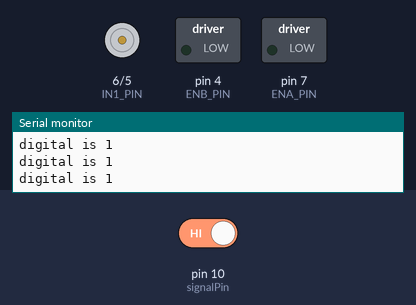
Bench run of a sketch on a simulated Arduino Uno, built with avr-gcc and run on an emulated ATmega328P. Shown: motor-driver pin pairs drawn as motors (green arrow = first pin HIGH = forward, orange = second pin HIGH = backward, longer = more drive), switched loads named in the sketch (green lamp = pin HIGH), the last lines printed to the serial monitor. The test bench sets the inputs (shaded band); at power-on: pin 10 (signalPin) HIGH.

Above: at 1.9 s.
2.0 s: pin 10 (signalPin) driven LOW
At 2.6 s:
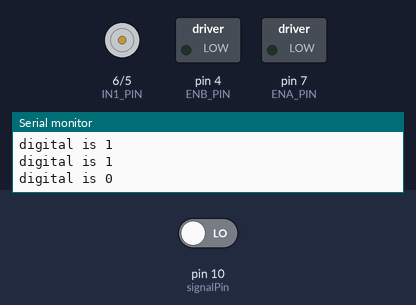
5.2 s: pin 10 (signalPin) driven HIGH
Timing chart, 0 to 14.4 s (numbered marks = the images above; inputs shaded):
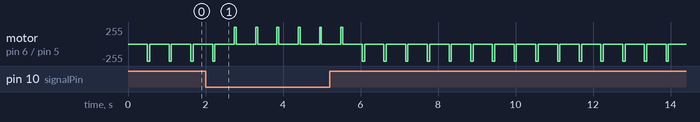

Measured:
- by itself, motor on pin 6 (IN1_PIN) / pin 5 (IN2_PIN): repeats every 0.56 s: stopped 0.50 s, backward 255/255 0.06 s

The sketch:

sketch_mar12a.ino
```cpp
#include<Servo.h>
#include <SoftwareSerial.h>


// constants won't change
const int ENA_PIN = 7; // the Arduino pin connected to the EN1 pin L298N
const int IN1_PIN = 6; // the Arduino pin connected to the IN1 pin L298N
const int IN2_PIN = 5; // the Arduino pin connected to the IN2 pin L298N
const int ENB_PIN = 4;
int level = 700;
//SoftwareSerial BTSerial(0, 1);

//IR Sensor
const int signalPin = 10;
int signal;

//// Trigger Pin of Ultrasonic Sensor


// the setup function runs once when you press reset or power the board
void setup() {
  // initialize digital pins as outputs.
  pinMode(ENA_PIN, OUTPUT);
  pinMode(IN1_PIN, OUTPUT);
  pinMode(IN2_PIN, OUTPUT);
  pinMode(ENB_PIN, OUTPUT);

  Serial.begin(9600);
  pinMode(signalPin, INPUT);

  Serial.begin(9600);
  //BTSerial.begin(9600);

}

// the loop function runs over and over again forever
void loop() {
    /*if (BTSerial.available()) {
     char c = BTSerial.read();
     Serial.write(c);
     }
   if (Serial.available()) {
     char c = Serial.read();
     BTSerial.write(c);
   }
   */
  // digitalWrite(IN1_PIN, HIGH); // control motor A spins clockwise
  // digitalWrite(IN2_PIN, HIGH);  // control motor A spins clockwise

  // for (int speed = 0; speed <= 255; speed++) {
  //   analogWrite(ENA_PIN, speed); // control the speed
  //   analogWrite(ENB_PIN, speed);
  //   delay(10);
  // }

  // delay(500); // rotate at maximum speed 1 seconds in in clockwise direction

  // change direction
//   digitalWrite(IN1_PIN, LOW);   // control motor A spins anti-clockwise
//   digitalWrite(IN2_PIN, LOW);  // control motor A spins anti-clockwise

//   delay(1000); // rotate at maximum speed 1 seconds in in anti-clockwise direction

//   for (int speed = 255; speed >= 0; speed--) {
//     analogWrite(ENA_PIN, speed); // control the speed
//     delay(10);
//   }

  // delay(1000); // stop motor 1 second

  signal = digitalRead(signalPin);

  Serial.print("digital is ");
  Serial.println(signal);
  digitalWrite(IN1_PIN, LOW); // control motor A spins clockwise
  digitalWrite(IN2_PIN, LOW);
  delay(500);

  if (signal == 0){//white
    digitalWrite(IN1_PIN, HIGH); // control motor A spins clockwise
    digitalWrite(IN2_PIN, LOW);

    for (int i = 0; i <= 3; i++) {
      analogWrite(ENA_PIN, 0.1); // control the speed
      // analogWrite(ENB_PIN, 0.5);
      delay(10);
    }
    for (int i = 0; i <= 0; i++) {
      // analogWrite(ENA_PIN, 0.5); // control the speed
      analogWrite(ENB_PIN, 0.3);
      delay(10);
    }
  }
  else {
    digitalWrite(IN1_PIN, LOW); // control motor A spins clockwise
    digitalWrite(IN2_PIN, HIGH);

    for (int i = 0; i <= 5; i++) {
      analogWrite(ENA_PIN, 0.1); // control the speed
      // analogWrite(ENB_PIN, 0.5);
      delay(10);
    }
    // for (int i = 0; i <= 250; i++) {
    //   // analogWrite(ENA_PIN, 0.5); // control the speed
    //   analogWrite(ENB_PIN, 0.5);
      // delay(5);
    // }
  }
  // if(signal == 1){
  //   digitalWrite(IN1_PIN, HIGH); // control motor A spins clockwise
  //   digitalWrite(IN2_PIN, HIGH);  // control motor A spins clockwise

  //   // signal = digitalRead(signalPin);

  //   // Serial.print("digital is ");
  //   // Serial.println(signal);
  //   // delay(100);

  //   for (int i = 0; i <= 50; i++) {
  //     analogWrite(ENA_PIN, 0.5); // control the speed
  //     analogWrite(ENB_PIN, 0.5);
  //     delay(5);
  //   }

  //   delay(5);
  // }
  // else{
  //   digitalWrite(IN1_PIN, HIGH); // control motor A spins clockwise
  //   digitalWrite(IN2_PIN, HIGH);  // control motor A spins clockwise

  //   // signal = digitalRead(signalPin);

  //   // Serial.print("digital is ");
  //   // Serial.println(signal);
  //   // delay(100);

  //   for (int i = 0; i <= 100; i++) {
  //     analogWrite(ENA_PIN, 0.5); // control the speed
  //     // analogWrite(ENB_PIN, 0.1);
  //     delay(5);
  //     int signal_1 = digitalRead(signalPin);
  //     if(signal_1 == 1){
  //       break;
  //     }
  //   }
  //   for (int i = 0; i <= 200; i++) {
  //     // analogWrite(ENA_PIN, 0.5); // control the speed
  //     analogWrite(ENB_PIN, 0.5);
  //     delay(5);
  //     int signal_1 = digitalRead(signalPin);
  //     if(signal_1 == 1){
  //       break;
  //     }
  //   }
  //   delay(5);


}
```
